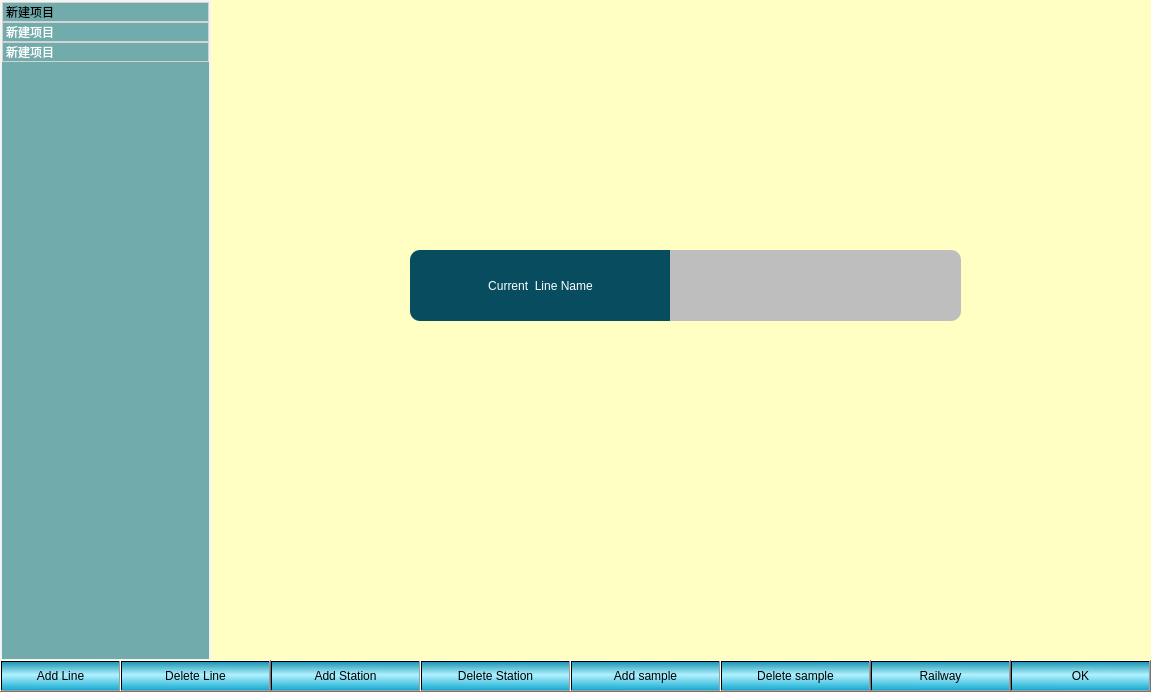
<?xml version="1.0" encoding="UTF-8"?>
<ui version="4.0">
 <class>TrainLinePanel</class>
 <widget class="QWidget" name="TrainLinePanel">
  <property name="geometry">
   <rect>
    <x>0</x>
    <y>0</y>
    <width>1151</width>
    <height>692</height>
   </rect>
  </property>
  <property name="windowTitle">
   <string>Form</string>
  </property>
  <property name="styleSheet">
   <string notr="true">#TrainLinePanel{
	background-color: rgb(255, 255, 195);
}</string>
  </property>
  <widget class="QListWidget" name="listWidget">
   <property name="geometry">
    <rect>
     <x>0</x>
     <y>0</y>
     <width>211</width>
     <height>661</height>
    </rect>
   </property>
   <property name="styleSheet">
    <string notr="true">QListView{
	
	alternate-background-color: rgb(85, 170, 0);
font: 900 14pt &quot;Ubuntu&quot;;
color: rgb(255, 255, 255);
border-style:solid;
border-color: rgb(244, 244, 244);
border-width:2px;

background-color: rgb(114, 171, 171);
show-decoration-selected: 1;
}

QListView::item{

border:1px  solid;
border-color: lightgray;
margin:px;
 }

QListView::item:alternate{
     background: #EEEEEE;
 }

QListView::item:selected{
     border: 1px solid #6a6ea9;
 }

 QListView::item:selected:!active{
     background: qlineargradient(x1: 0, y1: 0, x2: 0, y2: 1,
                                 stop: 0 #ABAFE5, stop: 1 #8588B2);
 }

QListView::item:selected:active{
     background: qlineargradient(x1: 0, y1: 0, x2: 0, y2: 1,
                                 stop: 0 #6a6ea9, stop: 1 #888dd9);
 }

QListView::item:hover{
     background: qlineargradient(x1: 0, y1: 0, x2: 0, y2: 1,
                                 stop: 0 #FAFBFE, stop: 1 #DCDEF1);
 }</string>
   </property>
   <property name="alternatingRowColors">
    <bool>false</bool>
   </property>
   <item>
    <property name="text">
     <string>新建项目</string>
    </property>
    <property name="background">
     <brush brushstyle="SolidPattern">
      <color alpha="255">
       <red>0</red>
       <green>255</green>
       <blue>255</blue>
      </color>
     </brush>
    </property>
    <property name="foreground">
     <brush brushstyle="SolidPattern">
      <color alpha="255">
       <red>0</red>
       <green>0</green>
       <blue>0</blue>
      </color>
     </brush>
    </property>
   </item>
   <item>
    <property name="text">
     <string>新建项目</string>
    </property>
   </item>
   <item>
    <property name="text">
     <string>新建项目</string>
    </property>
   </item>
  </widget>
  <widget class="QStackedWidget" name="stackedWidget">
   <property name="geometry">
    <rect>
     <x>210</x>
     <y>0</y>
     <width>941</width>
     <height>661</height>
    </rect>
   </property>
   <property name="styleSheet">
    <string notr="true"/>
   </property>
   <property name="currentIndex">
    <number>1</number>
   </property>
   <widget class="QWidget" name="page_3">
    <widget class="QPushButton" name="add_line_ok_btn">
     <property name="geometry">
      <rect>
       <x>560</x>
       <y>430</y>
       <width>111</width>
       <height>51</height>
      </rect>
     </property>
     <property name="styleSheet">
      <string notr="true">background-color: rgb(85, 255, 255);
selection-color: rgb(255, 89, 211);
selection-background-color: rgb(167, 188, 255);
font: 900 14pt &quot;Ubuntu&quot;;
background-color: qlineargradient(spread:repeat, x1:0.468, y1:0, x2:0.463, y2:1, stop:0 rgba(29, 151, 179, 255), stop:0.458128 rgba(177, 241, 255, 255), stop:1 rgba(23, 172, 209, 255));</string>
     </property>
     <property name="text">
      <string>OK</string>
     </property>
    </widget>
    <widget class="QPushButton" name="line_name_lineEdit">
     <property name="geometry">
      <rect>
       <x>420</x>
       <y>320</y>
       <width>271</width>
       <height>61</height>
      </rect>
     </property>
     <property name="styleSheet">
      <string notr="true">font:500 20pt &quot;Ubuntu&quot;;
color:rgb(7, 76, 95);
background-color: rgb(190, 190, 190);
border-top-right-radius:10px;
border-bottom-right-radius:10px;</string>
     </property>
     <property name="text">
      <string/>
     </property>
    </widget>
    <widget class="QLabel" name="label">
     <property name="geometry">
      <rect>
       <x>260</x>
       <y>320</y>
       <width>161</width>
       <height>61</height>
      </rect>
     </property>
     <property name="styleSheet">
      <string notr="true">font:500 20pt &quot;Ubuntu&quot;;
color:white;
background-color: rgb(7, 76, 95);
border-top-left-radius:10px;
border-bottom-left-radius:10px;
border-color:rgb(7, 76, 95);</string>
     </property>
     <property name="text">
      <string>Line Name</string>
     </property>
     <property name="alignment">
      <set>Qt::AlignCenter</set>
     </property>
    </widget>
    <widget class="QPushButton" name="train_id_lineEdit">
     <property name="geometry">
      <rect>
       <x>420</x>
       <y>200</y>
       <width>271</width>
       <height>51</height>
      </rect>
     </property>
     <property name="styleSheet">
      <string notr="true">font:500 20pt &quot;Ubuntu&quot;;
color:rgb(7, 76, 95);
background-color: rgb(190, 190, 190);
border-top-right-radius:10px;
border-bottom-right-radius:10px;</string>
     </property>
     <property name="text">
      <string/>
     </property>
    </widget>
    <widget class="QLabel" name="label_2">
     <property name="geometry">
      <rect>
       <x>260</x>
       <y>200</y>
       <width>161</width>
       <height>51</height>
      </rect>
     </property>
     <property name="styleSheet">
      <string notr="true">font:500 20pt &quot;Ubuntu&quot;;
color:white;
background-color: rgb(7, 76, 95);
border-top-left-radius:10px;
border-bottom-left-radius:10px;
border-color:rgb(7, 76, 95);</string>
     </property>
     <property name="text">
      <string>Train No</string>
     </property>
     <property name="alignment">
      <set>Qt::AlignCenter</set>
     </property>
    </widget>
   </widget>
   <widget class="QWidget" name="page">
    <widget class="QLabel" name="label_3">
     <property name="geometry">
      <rect>
       <x>200</x>
       <y>250</y>
       <width>261</width>
       <height>71</height>
      </rect>
     </property>
     <property name="styleSheet">
      <string notr="true">font:500 20pt &quot;Ubuntu&quot;;
color:white;
background-color: rgb(7, 76, 95);
border-top-left-radius:10px;
border-bottom-left-radius:10px;
border-color:rgb(7, 76, 95);</string>
     </property>
     <property name="text">
      <string>Current  Line Name</string>
     </property>
     <property name="alignment">
      <set>Qt::AlignCenter</set>
     </property>
    </widget>
    <widget class="QLabel" name="currentLineLabel">
     <property name="geometry">
      <rect>
       <x>460</x>
       <y>250</y>
       <width>291</width>
       <height>71</height>
      </rect>
     </property>
     <property name="styleSheet">
      <string notr="true">font:500 20pt &quot;Ubuntu&quot;;
color:rgb(7, 76, 95);
background-color: rgb(190, 190, 190);
border-top-right-radius:10px;
border-bottom-right-radius:10px;</string>
     </property>
     <property name="text">
      <string/>
     </property>
     <property name="alignment">
      <set>Qt::AlignCenter</set>
     </property>
    </widget>
   </widget>
  </widget>
  <widget class="QPushButton" name="setCurLineBtn">
   <property name="geometry">
    <rect>
     <x>1330</x>
     <y>100</y>
     <width>101</width>
     <height>61</height>
    </rect>
   </property>
   <property name="styleSheet">
    <string notr="true">background-color: rgb(85, 255, 255);
selection-color: rgb(255, 89, 211);
selection-background-color: rgb(167, 188, 255);
font: 900 14pt &quot;Ubuntu&quot;;
background-color: qlineargradient(spread:repeat, x1:0.468, y1:0, x2:0.463, y2:1, stop:0 rgba(29, 151, 179, 255), stop:0.458128 rgba(177, 241, 255, 255), stop:1 rgba(23, 172, 209, 255));</string>
   </property>
   <property name="text">
    <string>Set Current Line</string>
   </property>
  </widget>
  <widget class="QPushButton" name="runStateBtn">
   <property name="geometry">
    <rect>
     <x>1320</x>
     <y>200</y>
     <width>111</width>
     <height>71</height>
    </rect>
   </property>
   <property name="styleSheet">
    <string notr="true">background-color: rgb(85, 255, 255);
selection-color: rgb(255, 89, 211);
selection-background-color: rgb(167, 188, 255);
font: 900 14pt &quot;Ubuntu&quot;;
background-color: qlineargradient(spread:repeat, x1:0.468, y1:0, x2:0.463, y2:1, stop:0 rgba(29, 151, 179, 255), stop:0.458128 rgba(177, 241, 255, 255), stop:1 rgba(23, 172, 209, 255));</string>
   </property>
   <property name="text">
    <string>Run State</string>
   </property>
  </widget>
  <widget class="QPushButton" name="add_line_btn">
   <property name="geometry">
    <rect>
     <x>0</x>
     <y>660</y>
     <width>121</width>
     <height>32</height>
    </rect>
   </property>
   <property name="styleSheet">
    <string notr="true">background-color: rgb(85, 255, 255);
selection-color: rgb(255, 89, 211);
selection-background-color: rgb(167, 188, 255);
font: 900 14pt &quot;Ubuntu&quot;;
background-color: qlineargradient(spread:repeat, x1:0.468, y1:0, x2:0.463, y2:1, stop:0 rgba(29, 151, 179, 255), stop:0.458128 rgba(177, 241, 255, 255), stop:1 rgba(23, 172, 209, 255));</string>
   </property>
   <property name="text">
    <string>Add Line</string>
   </property>
  </widget>
  <widget class="QPushButton" name="add_station_btn">
   <property name="geometry">
    <rect>
     <x>270</x>
     <y>660</y>
     <width>151</width>
     <height>32</height>
    </rect>
   </property>
   <property name="styleSheet">
    <string notr="true">background-color: rgb(85, 255, 255);
selection-color: rgb(255, 89, 211);
selection-background-color: rgb(167, 188, 255);
font: 900 14pt &quot;Ubuntu&quot;;
background-color: qlineargradient(spread:repeat, x1:0.468, y1:0, x2:0.463, y2:1, stop:0 rgba(29, 151, 179, 255), stop:0.458128 rgba(177, 241, 255, 255), stop:1 rgba(23, 172, 209, 255));</string>
   </property>
   <property name="text">
    <string>Add Station</string>
   </property>
  </widget>
  <widget class="QPushButton" name="delete_line_btn">
   <property name="geometry">
    <rect>
     <x>120</x>
     <y>660</y>
     <width>151</width>
     <height>32</height>
    </rect>
   </property>
   <property name="styleSheet">
    <string notr="true">background-color: rgb(85, 255, 255);
selection-color: rgb(255, 89, 211);
selection-background-color: rgb(167, 188, 255);
font: 900 14pt &quot;Ubuntu&quot;;
background-color: qlineargradient(spread:repeat, x1:0.468, y1:0, x2:0.463, y2:1, stop:0 rgba(29, 151, 179, 255), stop:0.458128 rgba(177, 241, 255, 255), stop:1 rgba(23, 172, 209, 255));</string>
   </property>
   <property name="text">
    <string>Delete Line</string>
   </property>
  </widget>
  <widget class="QPushButton" name="ok_btn">
   <property name="geometry">
    <rect>
     <x>1010</x>
     <y>660</y>
     <width>141</width>
     <height>32</height>
    </rect>
   </property>
   <property name="styleSheet">
    <string notr="true">background-color: rgb(85, 255, 255);
selection-color: rgb(255, 89, 211);
selection-background-color: rgb(167, 188, 255);
font: 900 14pt &quot;Ubuntu&quot;;
background-color: qlineargradient(spread:repeat, x1:0.468, y1:0, x2:0.463, y2:1, stop:0 rgba(29, 151, 179, 255), stop:0.458128 rgba(177, 241, 255, 255), stop:1 rgba(23, 172, 209, 255));</string>
   </property>
   <property name="text">
    <string>OK</string>
   </property>
  </widget>
  <widget class="QPushButton" name="railway_btn">
   <property name="geometry">
    <rect>
     <x>870</x>
     <y>660</y>
     <width>141</width>
     <height>32</height>
    </rect>
   </property>
   <property name="styleSheet">
    <string notr="true">background-color: rgb(85, 255, 255);
selection-color: rgb(255, 89, 211);
selection-background-color: rgb(167, 188, 255);
font: 900 14pt &quot;Ubuntu&quot;;
background-color: qlineargradient(spread:repeat, x1:0.468, y1:0, x2:0.463, y2:1, stop:0 rgba(29, 151, 179, 255), stop:0.458128 rgba(177, 241, 255, 255), stop:1 rgba(23, 172, 209, 255));</string>
   </property>
   <property name="text">
    <string>Railway</string>
   </property>
  </widget>
  <widget class="QPushButton" name="delete_station_btn">
   <property name="geometry">
    <rect>
     <x>420</x>
     <y>660</y>
     <width>151</width>
     <height>32</height>
    </rect>
   </property>
   <property name="styleSheet">
    <string notr="true">background-color: rgb(85, 255, 255);
selection-color: rgb(255, 89, 211);
selection-background-color: rgb(167, 188, 255);
font: 900 14pt &quot;Ubuntu&quot;;
background-color: qlineargradient(spread:repeat, x1:0.468, y1:0, x2:0.463, y2:1, stop:0 rgba(29, 151, 179, 255), stop:0.458128 rgba(177, 241, 255, 255), stop:1 rgba(23, 172, 209, 255));</string>
   </property>
   <property name="text">
    <string>Delete Station</string>
   </property>
  </widget>
  <widget class="QPushButton" name="add_sample_btn">
   <property name="geometry">
    <rect>
     <x>570</x>
     <y>660</y>
     <width>151</width>
     <height>32</height>
    </rect>
   </property>
   <property name="styleSheet">
    <string notr="true">background-color: rgb(85, 255, 255);
selection-color: rgb(255, 89, 211);
selection-background-color: rgb(167, 188, 255);
font: 900 14pt &quot;Ubuntu&quot;;
background-color: qlineargradient(spread:repeat, x1:0.468, y1:0, x2:0.463, y2:1, stop:0 rgba(29, 151, 179, 255), stop:0.458128 rgba(177, 241, 255, 255), stop:1 rgba(23, 172, 209, 255));</string>
   </property>
   <property name="text">
    <string>Add sample</string>
   </property>
  </widget>
  <widget class="QPushButton" name="delete_sample_btn">
   <property name="geometry">
    <rect>
     <x>720</x>
     <y>660</y>
     <width>151</width>
     <height>32</height>
    </rect>
   </property>
   <property name="styleSheet">
    <string notr="true">background-color: rgb(85, 255, 255);
selection-color: rgb(255, 89, 211);
selection-background-color: rgb(167, 188, 255);
font: 900 14pt &quot;Ubuntu&quot;;
background-color: qlineargradient(spread:repeat, x1:0.468, y1:0, x2:0.463, y2:1, stop:0 rgba(29, 151, 179, 255), stop:0.458128 rgba(177, 241, 255, 255), stop:1 rgba(23, 172, 209, 255));</string>
   </property>
   <property name="text">
    <string>Delete sample</string>
   </property>
  </widget>
 </widget>
 <resources/>
 <connections/>
</ui>
